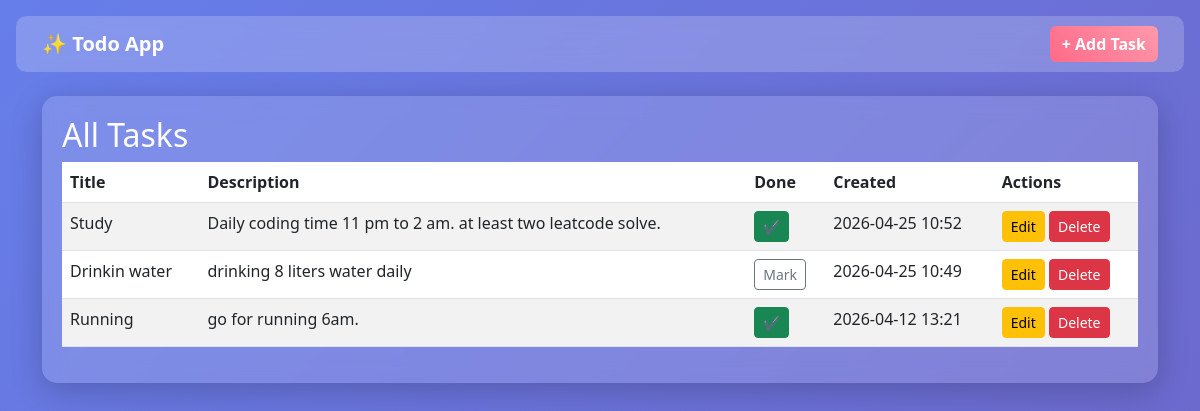
The page / on the database its author committed.
### todo/models.py (models this page shows, shortened)
class Task(models.Model):
    title = models.CharField(max_length=200)
    description = models.TextField(blank=True)
    completed = models.BooleanField(default=False)
    created_at = models.DateTimeField(auto_now_add=True)

### todo/views.py (the view)
# urls.py: path('', views.task_list, name='task_list'),
def task_list(request):
    tasks = Task.objects.all().order_by('-created_at')
    return render(request, 'todo/task_list.html', {'tasks': tasks})

### todo/templates/todo/task_list.html (shortened to what this page needs)
{% extends 'todo/base.html' %}
{% block content %}
<h2>All Tasks</h2>
<table class="table table-striped">
  <thead>
    <tr>
      <th>Title</th><th>Description</th><th>Done</th><th>Created</th><th>Actions</th>
    </tr>
  </thead>
  <tbody>
    {% for task in tasks %}
      <tr>
        <td>{{ task.title }}</td>
        <td>{{ task.description|linebreaksbr }}</td>
        <td>
          <form method="post" action="{% url 'todo:task_toggle' task.pk %}" style="display:inline;">
            <button type="submit" class="btn btn-sm {% if task.completed %}btn-success{% else %}btn-outline-secondary{% endif %}">
              {% if task.completed %}✔{% else %}Mark{% endif %}
            </button>
          </form>
        </td>
        <td>{{ task.created_at|date:"Y-m-d H:i" }}</td>
        <td>
          <a class="btn btn-sm btn-warning" href="{% url 'todo:task_edit' task.pk %}">Edit</a>
          <a class="btn btn-sm btn-danger" href="{% url 'todo:task_delete' task.pk %}">Delete</a>
        </td>
      </tr>
    {% empty %}
      <tr><td colspan="5">No tasks yet.</td></tr>
    {% endfor %}
  </tbody>
</table>
{% endblock %}

### todo/templates/todo/base.html (shortened to what this page needs)
<!DOCTYPE html>
<html>
<head>
  <link href="https://cdn.jsdelivr.net/npm/bootstrap@5.3.0/dist/css/bootstrap.min.css" rel="stylesheet">
</head>
<body>
  <nav class="navbar mb-4 mt-3 mx-3 p-2">
    <div class="container">
      <a class="navbar-brand" href="{% url 'todo:task_list' %}">✨ Todo App</a>
      <a class="btn btn-primary" href="{% url 'todo:task_add' %}">+ Add Task</a>
    </div>
  </nav>
  <div class="container">
    <div class="glass">
      {% block content %}{% endblock %}
    </div>
  </div>
</body>
</html>

### todo/templates/todo/base.html (style rules this page uses)
body { height: 100vh; background: linear-gradient(135deg, #667eea, #764ba2, #ff6a88); background-size: 400% 400%; animation: gradientMove 10s ease infinite; color: white; }
.glass { background: rgba(255, 255, 255, 0.15); backdrop-filter: blur(10px); border-radius: 15px; padding: 20px; box-shadow: 0 8px 32px rgba(0,0,0,0.2); }
.navbar { background: rgba(255, 255, 255, 0.2) !important; backdrop-filter: blur(10px); border-radius: 10px; }
.navbar a { color: white !important; font-weight: bold; }
.btn-primary { background: linear-gradient(45deg, #ff6a88, #ff99ac); border: none; }

### rows shown on the page
Task: title "Study", description "Daily coding time 11 pm to 2 am. at least two leatcode solve.", created_at "2026-04-25 10:52"
Task: title "Drinkin water", description "drinking 8 liters water daily", completed "Mark", created_at "2026-04-25 10:49"
Task: title "Running", description "go for running 6am.", created_at "2026-04-12 13:21"
